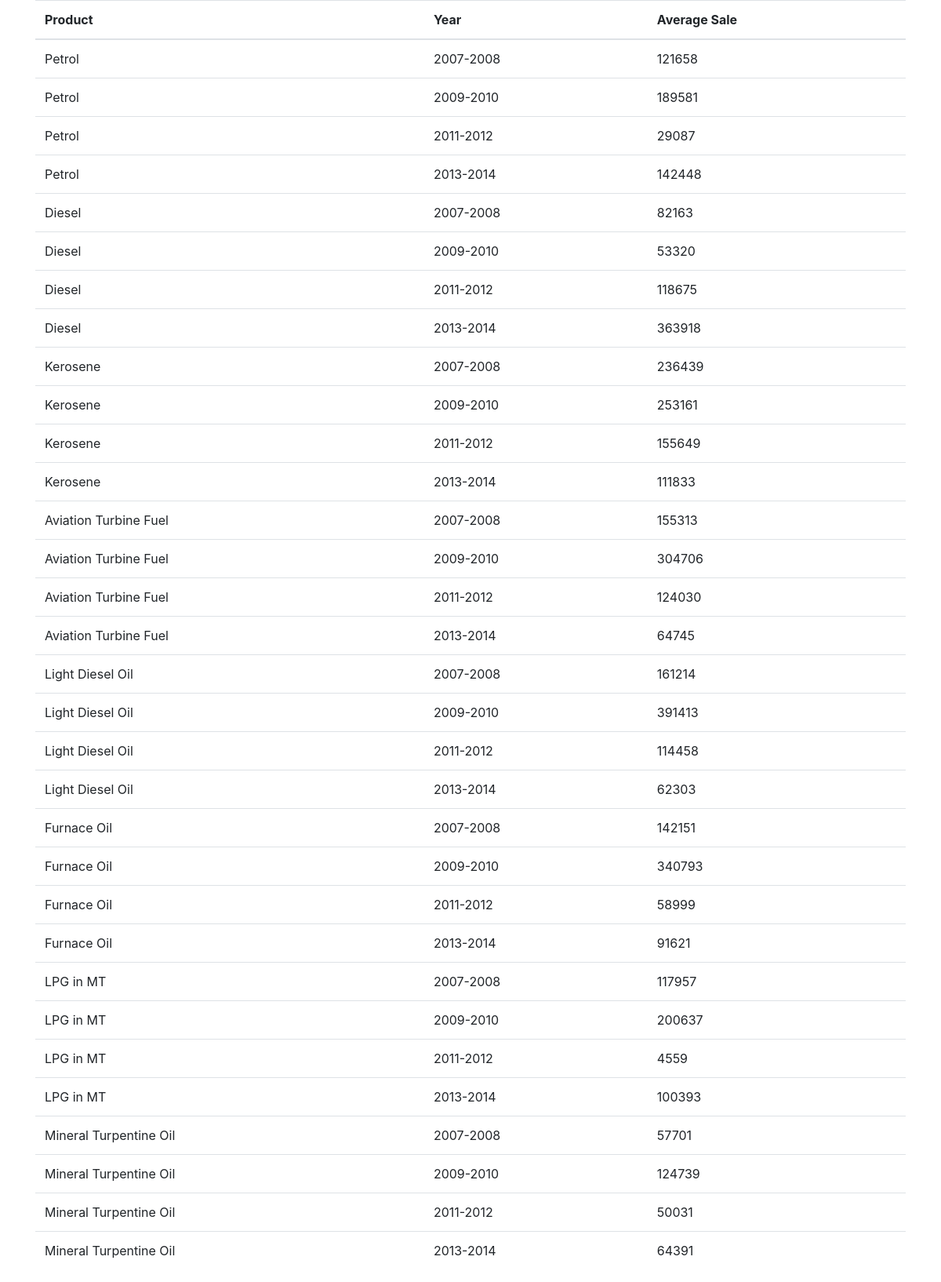
The app's page /two_years/ with its own data.
### apicalls/models.py (models this page shows, shortened)
class TwoYearInterval(models.Model):
    product = models.ForeignKey('Petroleum', on_delete=models.CASCADE)
    average = models.IntegerField()
    date = models.CharField(max_length=20, null=True)

class Petroleum(models.Model):
    name = models.CharField(max_length=50)
    def __str__(self):
        return self.name

### apicalls/views.py (the view)
# urls.py: path('two_years/', views.two_years, name='two_years'),
def two_years(request):
    year = Year.objects.all().order_by("number")
    product = Petroleum.objects.all()
    for p in product:
        c=0
        sales = 0
        ganne=0
        for y in year:
            main = Main.objects.filter(year=y, petroleum=p)# 1 Barsa ko
            count=main.count()
            ganne = ganne+count
            for m in main:
                sales=sales+m.sale
            c= c+1
            if c == 2:
                total = sales/ganne
                obj6, create = TwoYearInterval.objects.get_or_create(product=p,average=total, date=str(y.number-1)+'-'+str(y.number))
                c=0
                sales = 0
                ganne=0
    data = TwoYearInterval.objects.all()
    context={
        'data': data,
        'year': year,
    }
    return render(request,'two_years.html', context)

### templates/two_years.html (shortened to what this page needs)
<!DOCTYPE html>
<html lang="en">
<head>
  <link rel="stylesheet" href="https://maxcdn.bootstrapcdn.com/bootstrap/4.5.2/css/bootstrap.min.css">
</head>
<body>
<div class="container">
    <table class="table">
    <thead>
      <tr>
        <th>Product</th>
        <th>Year</th>
        <th>Average Sale</th>
      </tr>
    </thead>
    <tbody>
    {% for d in data %}
        <tr>
            <td>{{d.product}}</td>
            <td>{{d.date}}</td>
            <td>{{d.average}}</td>
        </tr>
     {% endfor %}
    </tbody>
  </table>
</div>
</body>
</html>
</body>
</html>

### records on screen
TwoYearInterval: product "Petrol", date "2007-2008", average "121658"
TwoYearInterval: product "Petrol", date "2009-2010", average "189581"
TwoYearInterval: product "Petrol", date "2011-2012", average "29087"
TwoYearInterval: product "Petrol", date "2013-2014", average "142448"
TwoYearInterval: product "Diesel", date "2007-2008", average "82163"
TwoYearInterval: product "Diesel", date "2009-2010", average "53320"
TwoYearInterval: product "Diesel", date "2011-2012", average "118675"
TwoYearInterval: product "Diesel", date "2013-2014", average "363918"
TwoYearInterval: product "Kerosene", date "2007-2008", average "236439"
TwoYearInterval: product "Kerosene", date "2009-2010", average "253161"
TwoYearInterval: product "Kerosene", date "2011-2012", average "155649"
TwoYearInterval: product "Kerosene", date "2013-2014", average "111833"
TwoYearInterval: product "Aviation Turbine Fuel", date "2007-2008", average "155313"
TwoYearInterval: product "Aviation Turbine Fuel", date "2009-2010", average "304706"
TwoYearInterval: product "Aviation Turbine Fuel", date "2011-2012", average "124030"
TwoYearInterval: product "Aviation Turbine Fuel", date "2013-2014", average "64745"
TwoYearInterval: product "Light Diesel Oil", date "2007-2008", average "161214"
TwoYearInterval: product "Light Diesel Oil", date "2009-2010", average "391413"
TwoYearInterval: product "Light Diesel Oil", date "2011-2012", average "114458"
TwoYearInterval: product "Light Diesel Oil", date "2013-2014", average "62303"
TwoYearInterval: product "Furnace Oil", date "2007-2008", average "142151"
TwoYearInterval: product "Furnace Oil", date "2009-2010", average "340793"
TwoYearInterval: product "Furnace Oil", date "2011-2012", average "58999"
TwoYearInterval: product "Furnace Oil", date "2013-2014", average "91621"
TwoYearInterval: product "LPG in MT", date "2007-2008", average "117957"
TwoYearInterval: product "LPG in MT", date "2009-2010", average "200637"
TwoYearInterval: product "LPG in MT", date "2011-2012", average "4559"
TwoYearInterval: product "LPG in MT", date "2013-2014", average "100393"
TwoYearInterval: product "Mineral Turpentine Oil", date "2007-2008", average "57701"
TwoYearInterval: product "Mineral Turpentine Oil", date "2009-2010", average "124739"
TwoYearInterval: product "Mineral Turpentine Oil", date "2011-2012", average "50031"
TwoYearInterval: product "Mineral Turpentine Oil", date "2013-2014", average "64391"
